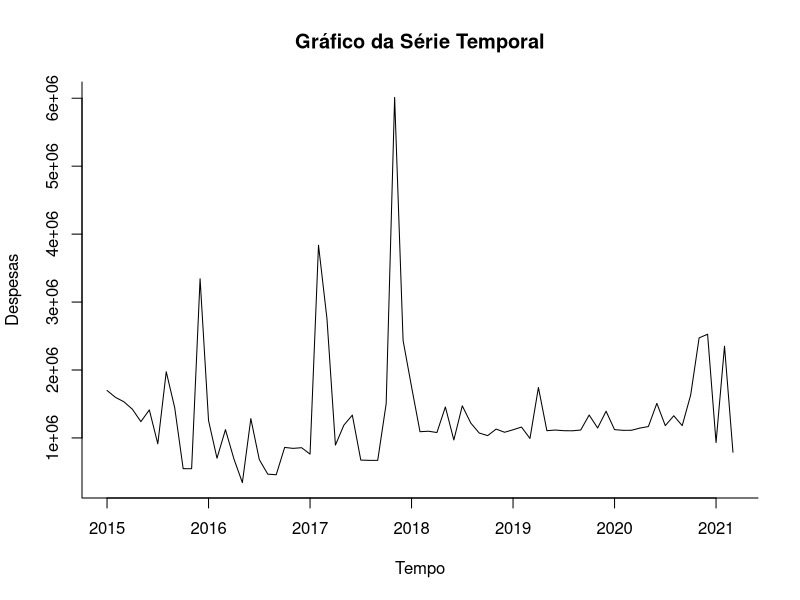
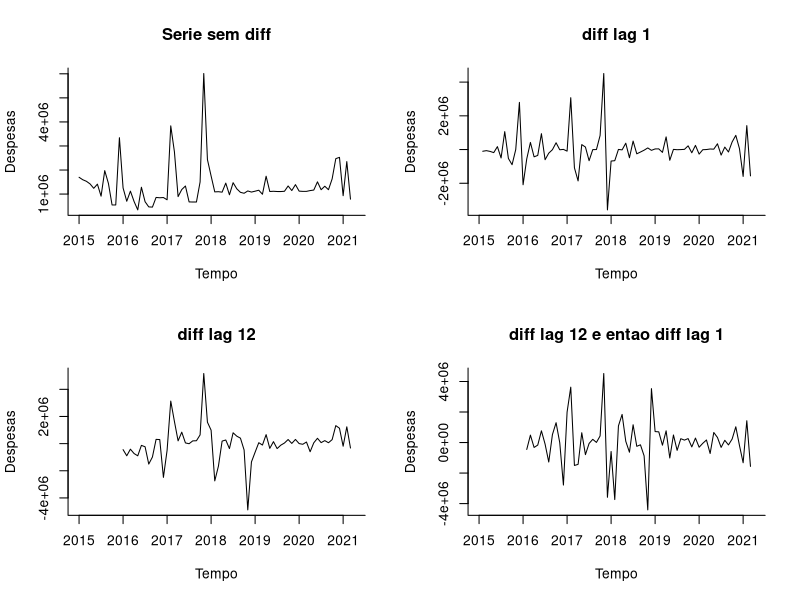
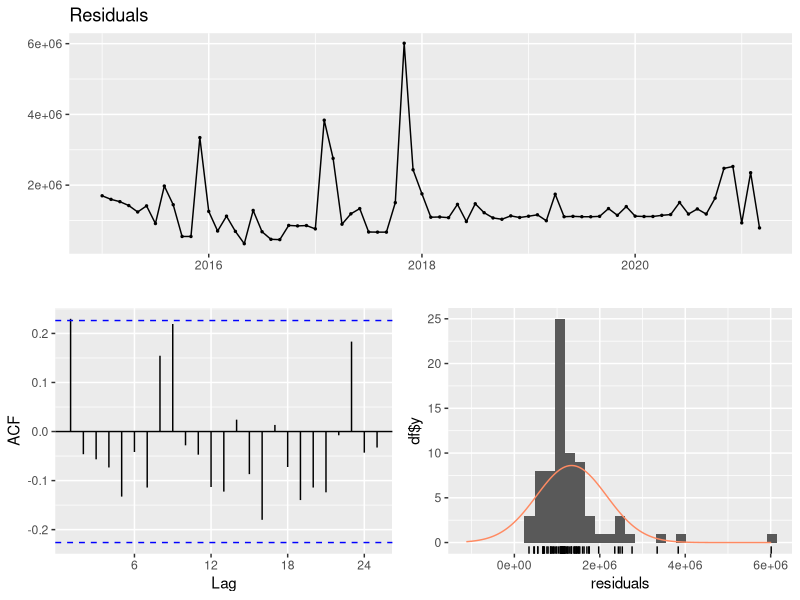
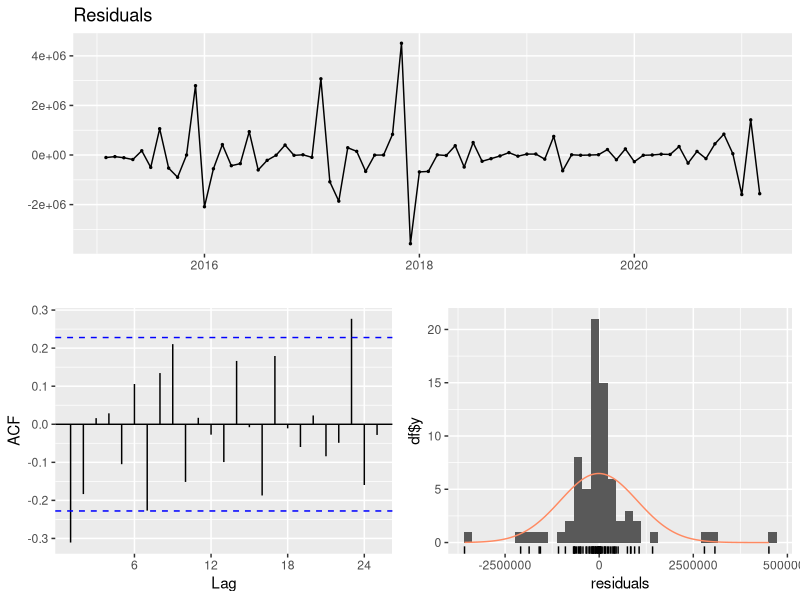
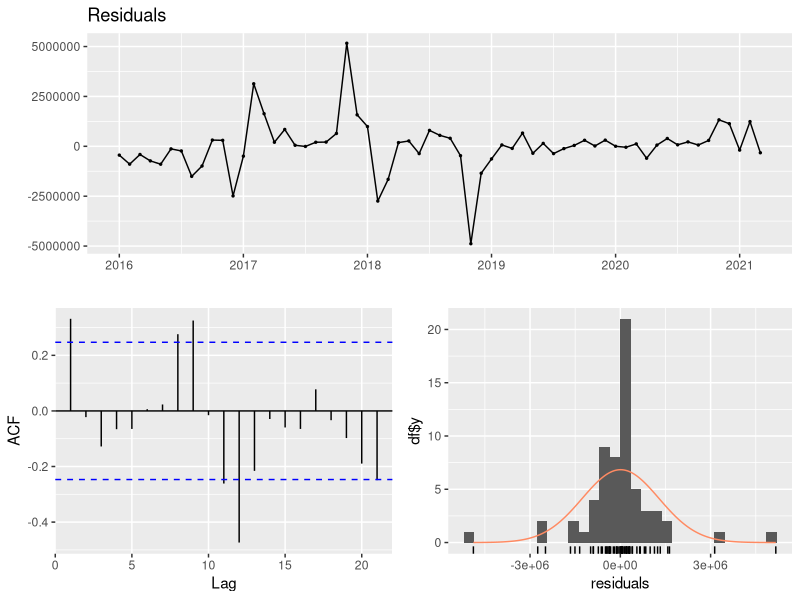
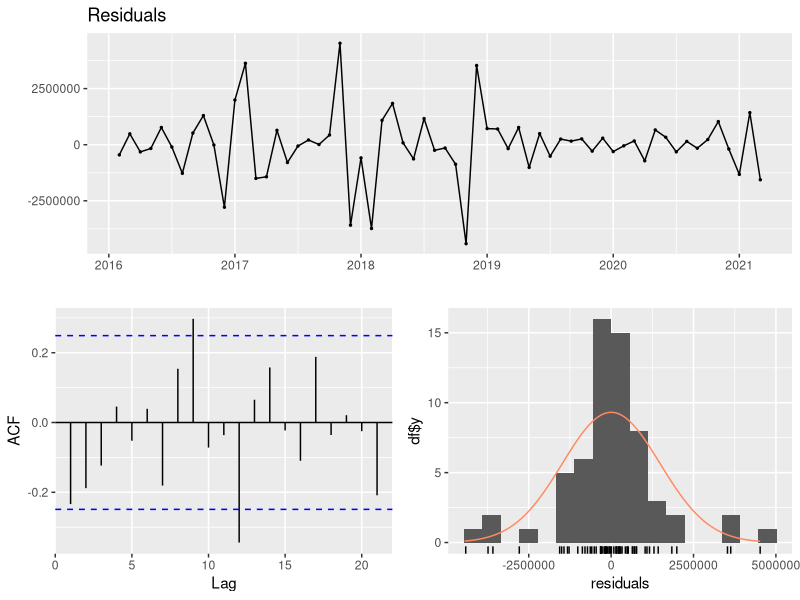
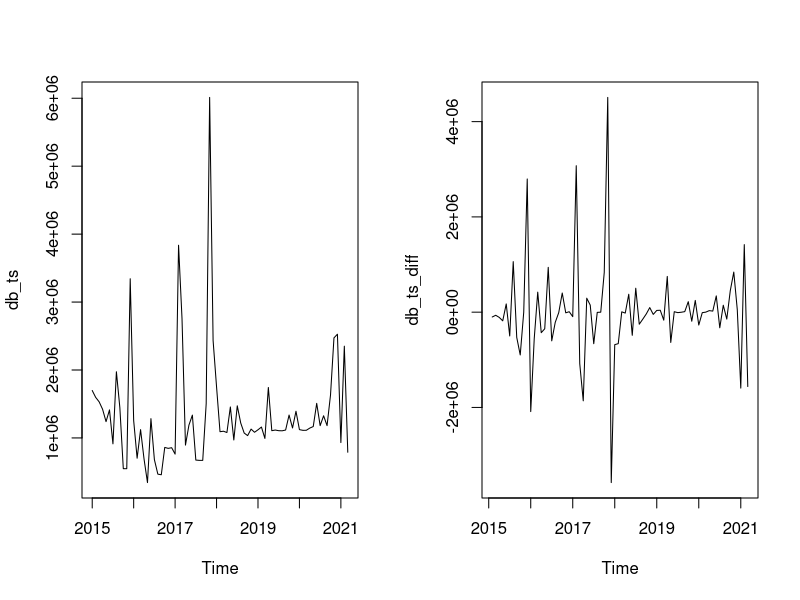
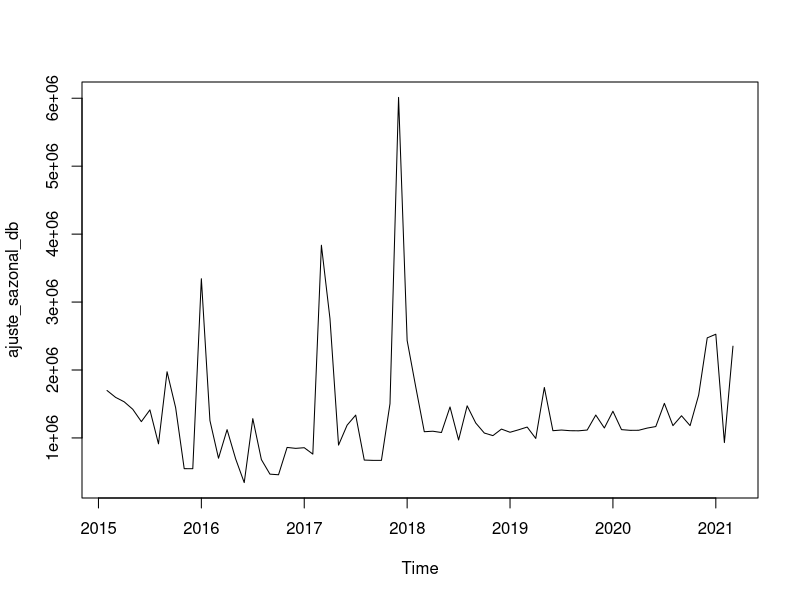

Write R code to recreate these figures, in order.
#limpa variaveis da memoria
rm(list = ls())

library(zoo)
library(forecast)
library(urca)
library(readxl)
#carrega o arquivo com a seria temporal de passageiros bruta
db <- read_excel("Dados Telefonia Movel.xlsx")
#coverte a serie de gastos bruta no formato de serie temporal
db_ts <- ts(db$`Telefonia Móvel`, start=c(2015,1), end=c(2021,3), frequency = 12)

#plota o grafico da serie temporal"
plot(db_ts, xlab="Tempo", ylab="Despesas", main="Gráfico da Série Temporal", bty="l")


#diferenciando series de dados
#plota o grafica da projecao
par(mfrow=c(2,2))
plot(db_ts, ylab="Despesas", xlab="Tempo", bty="l", xlim=c(2015,2021.25), main=("Serie sem diff"))
plot(diff(db_ts, lag=1), ylab="Despesas", xlab="Tempo", bty="l", xlim=c(2015,2021.25), main=("diff lag 1"))
plot(diff(db_ts, lag=12), ylab="Despesas", xlab="Tempo", bty="l", xlim=c(2015,2021.25), main=("diff lag 12"))
plot(diff(diff(db_ts, lag=12), lag=1), ylab="Despesas", xlab="Tempo", bty="l", xlim=c(2015,2021.25), main=("diff lag 12 e entao diff lag 1"))

#checar estacionariedade
checkresiduals(db_ts)

checkresiduals(diff(db_ts, lag=1))

checkresiduals(diff(db_ts, lag=12))

checkresiduals(diff(diff(db_ts, lag=12), lag=1))

#diferencia 1 vez
db_ts_diff <- diff(db_ts, lag=1)

#executa o teste de KPSS
summary(ur.kpss(db_ts))


#executa o teste de KPSS
summary(ur.kpss(db_ts_diff))


#executa o teste de ADF
summary(ur.df(db_ts))


#executa o teste de ADF
summary(ur.df(db_ts_diff))


#############################################################
# MODELO ARIMA
#############################################################

par(mfrow=c(1,2))
plot(db_ts)
plot(db_ts_diff)
par(mfrow=c(1,1))

ajuste_sazonal_db <- db_ts-db_ts_diff

plot(ajuste_sazonal_db)

#separa as amostras em treinamento e teste

#define o tamanho da amostra de teste
amostra_teste <- 20

#define o tamanho da amostra de treinamento
amostra_treino <- length(db_ts_diff) - amostra_teste



#cria a serie temporal de treinamento
treinamento_ts_diff <- window(db_ts_diff, start=c(2015, 1), end=c(2015, amostra_treino))

#cria a serie temporal de teste
validacao_ts_diff <- window(db_ts_diff, start=c(2015, amostra_treino + 1), end=c(2015,amostra_treino + amostra_teste))


#executa o teste de KPSS
summary(ur.kpss(treinamento_ts_diff))


#executa o teste de ADF
summary(ur.df(treinamento_ts_diff))

#calcula a ACF
Acf(treinamento_ts_diff)

#calcula a PCF
Pacf(treinamento_ts_diff)

#Modelo Arima
Modelo_ARIMA <- Arima(treinamento_ts_diff, order = c(2,1,1))

#resumo modelo
summary(Modelo_ARIMA)

#projeta os proximos 12 meses
modelo_ARIMA_proj <- forecast(Modelo_ARIMA, h=amostra_teste, level=0.95)
#plota o grafica da projecao
plot(modelo_ARIMA_proj, ylab="Despesa", xlab="Tempo", bty="l", xaxt="n", xlim=c(2015,2024.25), flty=2)

axis(1, at=seq(2015, 2024, 1), labels=format(seq(2015, 2024, 1)))

lines(Modelo_ARIMA$fitted, lwd=2, col="blue")

lines(validacao_ts_diff)

#verifica precisao
accuracy(modelo_ARIMA_proj, validacao_ts_diff)

#função auto.arima
auto.arima(treinamento_ts_diff, seasonal = FALSE, stepwise=FALSE, approximation = FALSE)

